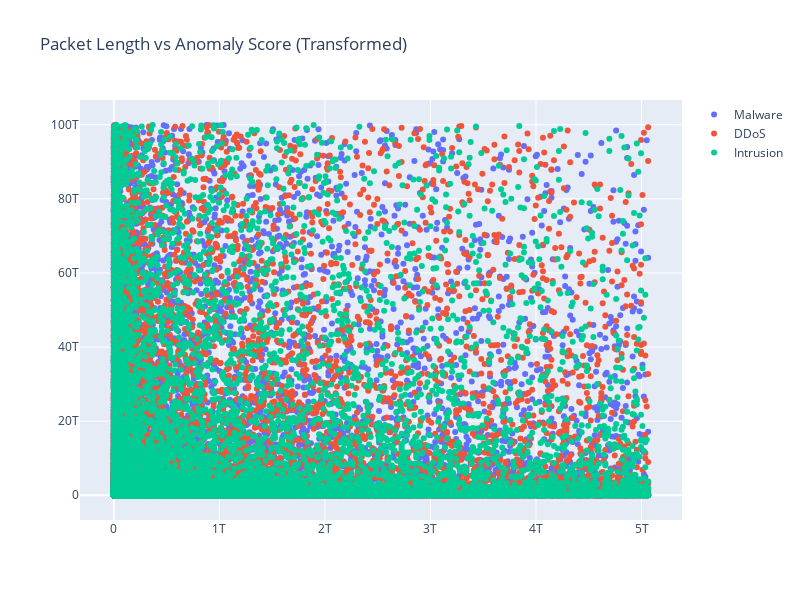

Notebook code cell kept with this figure:
### Markdown cell above
The scatter plot above shows the relationship between packet length and anomaly scores, colored by attack type. <br>
We cannot observe any clear pattern or cluster in the data.

### Code cell
fig = make_subplots(rows=1, cols=1, )
temp_data = processed_data[["Packet Length","Anomaly Scores", "Attack Type"]]
temp_data["Packet Length"] = temp_data["Packet Length"] **4
temp_data["Anomaly Scores"] = temp_data["Anomaly Scores"] **7
for attack_type in temp_data["Attack Type"].unique():
    attack_data = temp_data[temp_data["Attack Type"] == attack_type]
    fig.add_trace(go.Scatter(x=attack_data["Packet Length"], y=attack_data["Anomaly Scores"], mode="markers", name=attack_type))
fig.update_layout(title="Packet Length vs Anomaly Score (Transformed)",
                  width=800, height=600) 
fig.show()

### Figure 1 — Plotly figure (JSON) as saved in the notebook; plotly's stock layout.template omitted (floating-point values rounded to 4 significant figures; data arrays with more than 128 entries replaced by an {"elided": "..."} marker saying what was removed)
{"data": [{"mode": "markers", "name": "Malware", "type": "scatter", "x": {"elided": "13307 int values"}, "y": {"elided": "13307 float values"}}, {"mode": "markers", "name": "DDoS", "type": "scatter", "x": {"elided": "13428 int values"}, "y": {"elided": "13428 float values"}}, {"mode": "markers", "name": "Intrusion", "type": "scatter", "x": {"elided": "13265 int values"}, "y": {"elided": "13265 float values"}}], "layout": {"height": 600, "title": {"text": "Packet Length vs Anomaly Score (Transformed)"}, "width": 800, "xaxis": {"anchor": "y", "domain": [0, 1]}, "yaxis": {"anchor": "x", "domain": [0, 1]}}}
